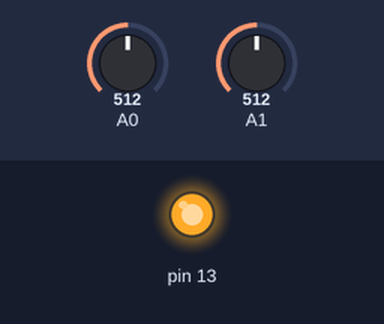
A sketch run on a simulated Arduino Uno, built with avr-gcc and run on an emulated ATmega328P. Parts: output pins drawn as LEDs (lit = HIGH). Dashed ring = blinking. Inputs (shaded band) come from the test bench; at power-on: A1 = 512, A0 = 512.

Above: at 5.3 s.
5.4 s: A1 set to 340
10.8 s: A0 set to 368
16.2 s: A0 set to 333
At 17.2 s:
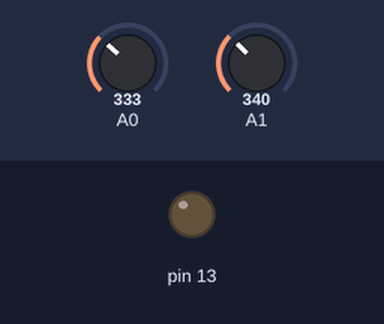
21.6 s: A0 set to 360
At 25.1 s:
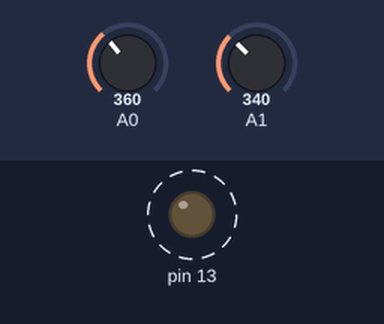
31.7 s: A0 set to 340
At 32.3 s:
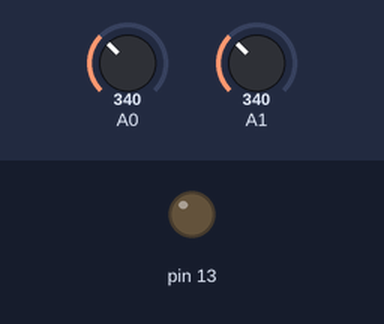
37.1 s: A1 set to 359
At 37.8 s:
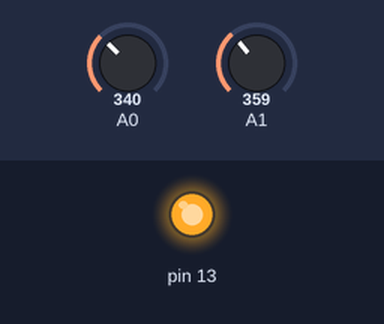
Timing chart, 0 to 48.0 s (numbered marks = the images above; inputs shaded):
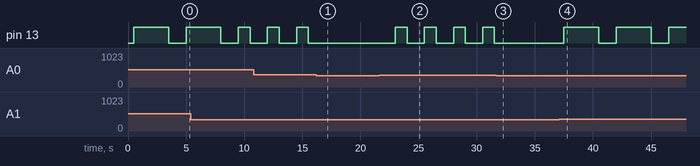

Measured:
- the behaviour switches between 351 and 350 on A0 (found by bisection; images 0 and 1)
- the behaviour switches between 350 and 351 on A1 (found by bisection; images 3 and 4)
- after the input at 16.2 s, pin 13: stops changing and stays LOW
- after the input at 21.6 s, pin 13: alternates HIGH for 1.0 s and LOW for 1.5 s, starting after 1.4 s
- after the input at 31.7 s, pin 13: stops changing and stays LOW
- after the input at 37.1 s, pin 13: alternates HIGH for 3.0 s and LOW for 1.5 s, starting after 0.40 s
- by itself, pin 13: alternates HIGH for 1.0 s and LOW for 1.5 s

The sketch:

arduino.ino
```cpp
// LEPL1502 - Projet 2
//
// Lecture du voltage grace a un Arduino Uno
//
// Vincent Bauffe, 2020

void setup()
{
  //  Permet de choisir la sortie (LED)
  pinMode(13, OUTPUT);
}

void loop()
{
  // Lit les differentes tensions
  int rouge = analogRead(A0);
  // Attends dans le cas ou le tag est trop eloigne
  delay(500);
  int verte = analogRead(A1);

  if (verte > 350) {
    // Allume la LED 3s
    digitalWrite(13, HIGH);
    delay(3000);
    digitalWrite(13, LOW);
  } else if (rouge > 350) {
    // Allume la LED 1s
    digitalWrite(13, HIGH);
    delay(1000);
    digitalWrite(13, LOW);
  }

  // Attends une seconde avant de recommencer
  delay(1000);

}
```
